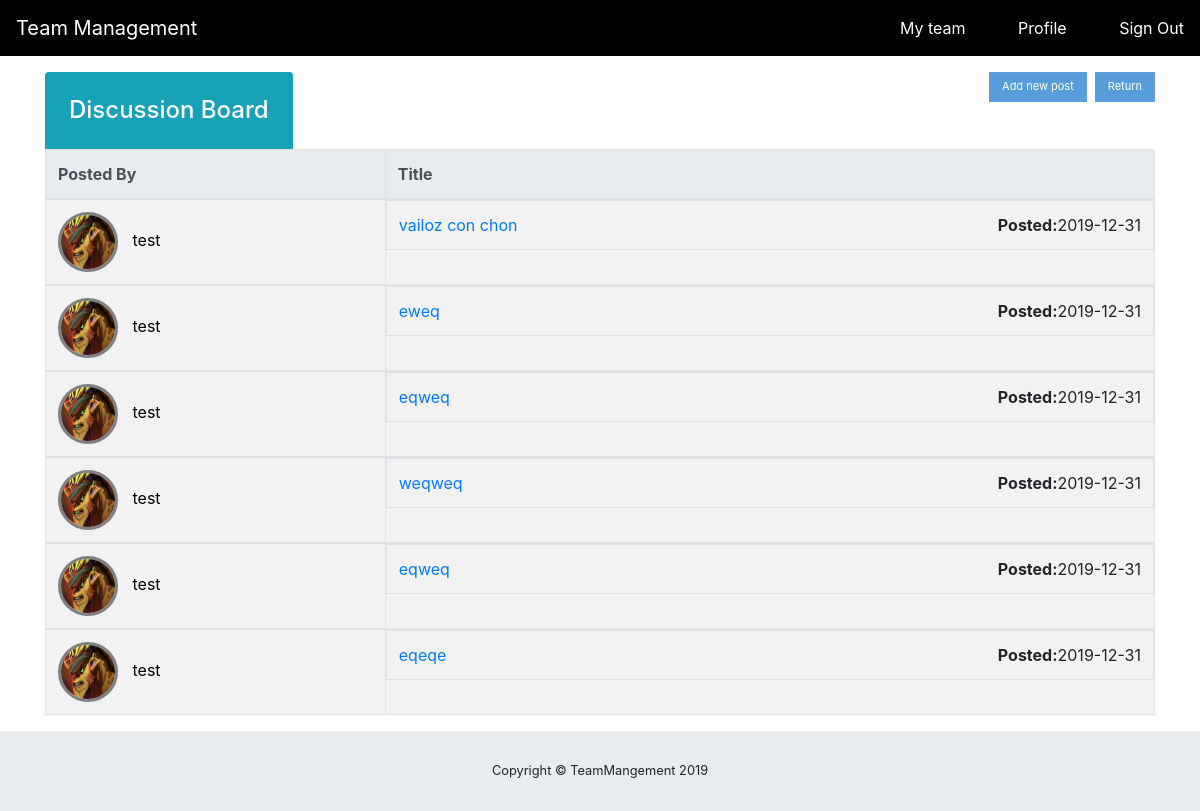
The page /team/2/discussion (signed in) on the database its author committed.
### teamManage/models.py (models this page shows, shortened)
class Post(db.Model):
	id = db.Column(db.Integer, primary_key=True)
	title = db.Column(db.String(100), nullable=False)
	date_posted = db.Column(db.DateTime, nullable=False, default=datetime.utcnow)
	content = db.Column(db.Text, nullable=False)
	user_id = db.Column(db.Integer, db.ForeignKey('user.id'), nullable=False)
	comment = db.relationship("Comment", backref="article", lazy=True)  # many to many
	Team_id =db.Column(db.Integer, db.ForeignKey('team.id'),nullable=False)

class User(db.Model, UserMixin):
	id = db.Column(db.Integer, primary_key=True)
	username = db.Column(db.String(20), unique=True, nullable=False)
	email = db.Column(db.String(100), unique=True, nullable=False)
	profile_image = db.Column(db.String(20),nullable=False, default="default.jpg")
	password = db.Column(db.String(60), nullable=False)
	gender = db.Column(db.String(8), nullable=False)
	member = db.relationship("Team", cascade="all", secondary=UserTeam,backref=db.backref("members",lazy="dynamic")) #Many-to-Many Relationshipc5
	phoneNumber = db.Column(db.String, unique=True, nullable=True)
	biography = db.Column(db.String, unique=False, nullable=True)
	leaders = db.relationship("Team", backref="teamLeader", lazy=True) #One-to-Many Relationship
	taskComplete = db.relationship("Task", secondary=UserTask, backref=db.backref("completeBy", lazy="dynamic"))#Many-to-Many # Relationship
	posts = db.relationship("Post", backref="author", lazy=True)  # many to many
	comment = db.relationship("Comment",backref='user',lazy=True) #one to many

### teamManage/routes.py (the view)
@app.route('/team/<int:team_id>/discussion', methods=['GET','POST'])
@login_required
def discussion_list(team_id):
	team = Team.query.get_or_404(team_id)
	posts = Post.query.filter_by(location=team)
	return render_template('discussion_list.html', posts=posts,team=team)

### teamManage/models.py (called while the page is built)
@login_manager.user_loader
def load_user(user_id):
	return User.query.get(int(user_id))

### teamManage/templates/discussion_list.html
{% extends "layout.html" %}
{% block content %}
<div style="padding-bottom: 80px;">
    <h2 style="display: inline-block" class="h4 text-white bg-info mb-0 p-4 rounded-top">Discussion Board</h2>
    <a style="float: right; display: inline-block; margin-left: 8px" href="{{url_for('myTeam',team_id=team.id)}}"><button class="btn btn-primary">Return</button></a>
    <div style="float: right; display: inline-block;">
        <section id="team-header">
          <div>
            <form style="display: inline-block;" method="POST" action="{{url_for('discussion',team_id=team.id)}}">
              <input type="submit" value="Add new post" class="btn btn-primary">
            </form>
          </div>
        </section>
      </div>
    <table class="table table-striped table-bordered table-responsive-lg">
        <thead class="thead-light">
          <tr>
            <th scope="col">Posted By</th>
            <th scope="col">Title</th>
          </tr>
        </thead>
    {% for post in posts %}
      <tbody>
        <tr>
          <td class="author-col">
            <div>
              <img style="display : inline-block" class="avatar-icon" src="{{url_for('static', filename='profile_pics/' + post.author.profile_image)}}"}>
              <p style="display : inline-block">{{ post.author.username }}</p>
            </div>
          </td>
          <td class="post-col d-lg-flex justify-content-lg-between">
            <div>
              <a href="{{url_for('post',team_id=team.id,post_id=post.id)}}">{{post.title}}</a>
            </div>
            <div><span class="font-weight-bold">Posted:</span>{{post.date_posted.strftime('%Y-%m-%d')}}</div>
          </td>
        </tr>
      </tbody>
{% endfor %}
</table>
</div>
{% endblock content %}

### teamManage/static/css/css.css (style rules this page uses)
:root { --blue: #007bff; --indigo: #6610f2; --purple: #6f42c1; --pink: #e83e8c; --red: #dc3545; --orange: #fd7e14; --yellow: #ffc107; --green: #28a745; --teal: #20c997; --cyan: #17a2b8; --white: #fff; --gray: #6c757d; --gray-dark: #343a40; --primary: #007bff; --secondary: #6c757d; --success: #28a745; --info: #17a2b8; --warning: #ffc107; --danger: #dc3545; --light: #f8f9fa; --dark: #343a40; --breakpoint-xs: 0; --breakpoint-sm: 576px; --breakpoint-md: 768px; --breakpoint-lg: 992px; --breakpoint-xl: 1200px; --font-family-sans-serif: -apple-system, BlinkMacSystemFont, "Segoe UI", Roboto, "Helvetica Neue", Arial, "Noto Sans", sans-serif, "Apple Color Emoji", "Segoe UI Emoji", "Segoe UI Symbol", "Noto Color Emoji"; --font-family-monospace: SFMono-Regular, Menlo, Monaco, Consolas, "Liberation Mono", "Courier New", monospace; }
*, *::before, *::after { -webkit-box-sizing: border-box; box-sizing: border-box; }
html { font-family: sans-serif; line-height: 1.15; -webkit-text-size-adjust: 100%; -webkit-tap-highlight-color: rgba(0, 0, 0, 0); }
article, aside, figcaption, figure, footer, header, hgroup, main, nav, section { display: block; }
body { margin: 0; font-family: -apple-system, BlinkMacSystemFont, "Segoe UI", Roboto, "Helvetica Neue", Arial, "Noto Sans", sans-serif, "Apple Color Emoji", "Segoe UI Emoji", "Segoe UI Symbol", "Noto Color Emoji"; font-size: 1rem; font-weight: 400; line-height: 1.5; color: #212529; text-align: left; background-color: #ffffff; }
h1, h2, h3, h4, h5, h6 { margin-top: 0; margin-bottom: 0.5rem; color: #000000; }
p { margin-top: 0; margin-bottom: 1rem; color: #000000; }
img { vertical-align: middle; border-style: none; }
table { border-collapse: collapse; }
th { text-align: inherit; }
button { border-radius: 0; }
input, button, select, optgroup, textarea { margin: 0; font-family: inherit; font-size: inherit; line-height: inherit; }
button, input { overflow: visible; }
button, select { text-transform: none; }
button, [type="button"], [type="reset"], [type="submit"] { -webkit-appearance: button; }
button:not(:disabled), [type="button"]:not(:disabled), [type="reset"]:not(:disabled), [type="submit"]:not(:disabled) { cursor: pointer; }
h1, h2, h3, h4, h5, h6, .h1, .h2, .h3, .h4, .h5, .h6 { margin-bottom: 0.5rem; font-weight: 500; line-height: 1.2; }
h2, .h2 { font-size: 2rem; }
h4, .h4 { font-size: 1.5rem; }
.btn { display: inline-block; font-weight: 400; color: #212529; text-align: center; vertical-align: middle; -webkit-user-select: none; -moz-user-select: none; -ms-user-select: none; user-select: none; border: 1px solid transparent; padding: 0.375rem 0.75rem; font-size: 1rem; line-height: 1.5; border-radius: 0.25rem; -webkit-transition: color 0.15s ease-in-out, background-color 0.15s ease-in-out, border-color 0.15s ease-in-out, -webkit-box-shadow 0.15s ease-in-out; transition: color 0.15s ease-in-out, background-color 0.15s ease-in-out, border-color 0.15s ease-in-out, -webkit-box-shadow 0.15s ease-in-out; transition: color 0.15s ease-in-out, background-color 0.15s ease-in-out, border-color 0.15s ease-in-out, box-shadow 0.15s ease-in-out; transition: color 0.15s ease-in-out, background-color 0.15s ease-in-out, border-color 0.15s ease-in-out, box-shadow 0.15s ease-in-out, -webkit-box-shadow 0.15s ease-in-out; }
.rounded-top { border-top-left-radius: 0.25rem !important; border-top-right-radius: 0.25rem !important; }
@media (min-width: 768px) { .p-4 { padding: 1.5rem !important; } }
@media (min-width: 768px) { .font-weight-bold { font-weight: 700 !important; } }
@media (min-width: 768px) { .text-white { color: #fff !important; } }
@media (min-width: 768px) { html { position: relative; min-height: 100%; } }
@media (min-width: 768px) { body { height: 100%; } }
@media (min-width: 768px) { :root { --input-padding-x: 0.75rem; --input-padding-y: 0.75rem; } }

### teamManage/static/css/myteam/myteam.css (style rules this page uses)
.avatar-icon { border-radius: 50%; width: 60px; height: 60px; display: inline-block; margin-right: 10px; border: 3px solid gray; }

### rows shown on the page
Post: profile_image (picture), author.username "test", title "vailoz con chon", date_posted "2019-12-31"
Post: profile_image (picture), author.username "test", title "eweq", date_posted "2019-12-31"
Post: profile_image (picture), author.username "test", title "eqweq", date_posted "2019-12-31"
Post: profile_image (picture), author.username "test", title "weqweq", date_posted "2019-12-31"
Post: profile_image (picture), author.username "test", title "eqweq", date_posted "2019-12-31"
Post: profile_image (picture), author.username "test", title "eqeqe", date_posted "2019-12-31"
